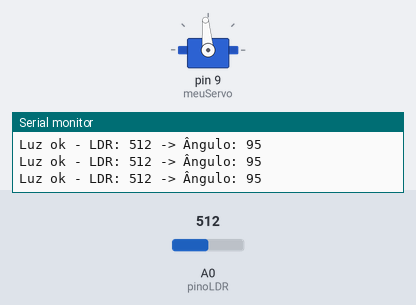
Bench run of a sketch on a simulated Arduino Uno, built with avr-gcc and run on an emulated ATmega328P. Shown: servo, the last lines printed to the serial monitor. The test bench sets the inputs (shaded band); at power-on: A0 (pinoLDR) = 512.

Above: at 1.2 s.
1.3 s: A0 (pinoLDR) set to 306
At 1.6 s:
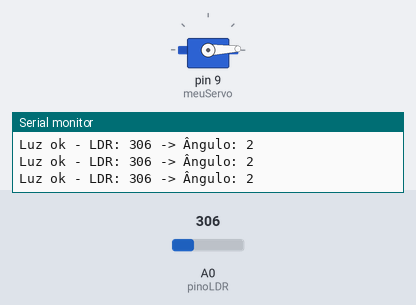
2.8 s: A0 (pinoLDR) set to 281
Timing chart, 0 to 5.8 s (numbered marks = the images above; inputs shaded):
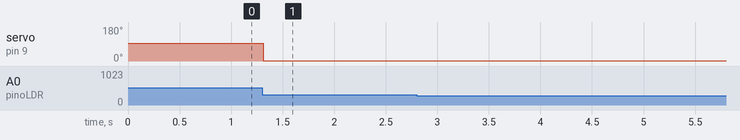

The sketch:

atv10.ino
```cpp
// Exercício 10: Servo que segue faixa de valores de um sensor

// Enunciado:
// Monte um sistema em que o servo só se move se a leitura do LDR estiver dentro de um intervalo específico, por exemplo, entre 300 e 700. Fora disso, ele permanece travado na última posição.

// O que será avaliado:

//     Condicionais com faixa (if (valor > 300 && valor < 700)).

//     Lógica de travamento de posição.


#include <Servo.h>

Servo meuServo;
const int pinoLDR = A0;
int valorLDR;
int angulo = 90; // Posição inicial

void setup() {
  meuServo.attach(9);
  meuServo.write(angulo);
  Serial.begin(9600);
}

void loop() {
  valorLDR = analogRead(pinoLDR);

  if (valorLDR >= 300 && valorLDR <= 700) {
    angulo = map(valorLDR, 300, 700, 0, 180);
    meuServo.write(angulo);

    Serial.print("Luz ok - LDR: ");
    Serial.print(valorLDR);
    Serial.print(" -> Ângulo: ");
    Serial.println(angulo);
  } else {
    // Fora da faixa, mantém posição
    Serial.print("Fora da faixa - LDR: ");
    Serial.println(valorLDR);
  }

  delay(100);
}
```

Measured:
- after the input at 1.3 s, servo on pin 9 (meuServo): 95° → 2° at once
